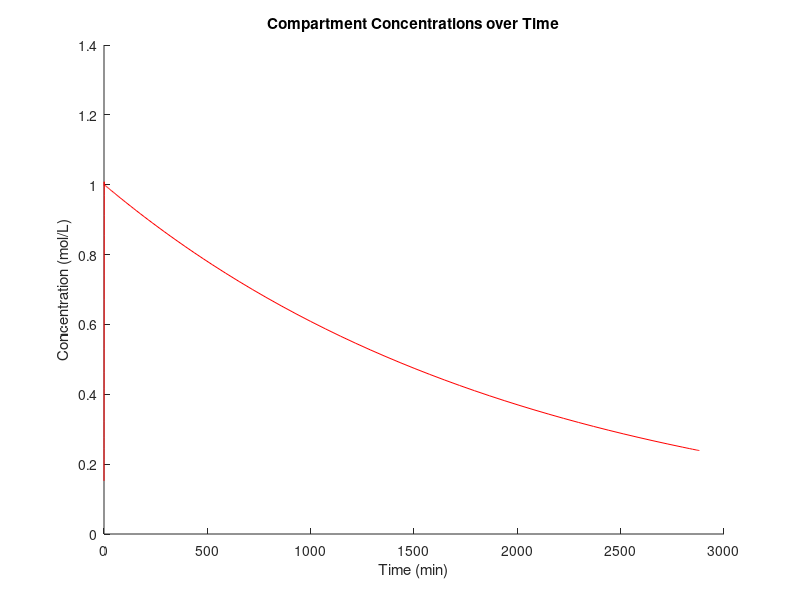

Here is the MATLAB script that generated this plot:
numsimulations = 1;
AA = [zeros([numsimulations 133])];
BB = [zeros([numsimulations 137])];
CC = [zeros([numsimulations 141])];
DD = [zeros([numsimulations 129])];
figure
hold on

for i = 1:numsimulations

% Define the number of random numbers
n = 6;

% Define the ranges for each number as [min, max]

ranges = [
    0.04, 0.54;  % Range for Rhamnose
    0.004, 0.2;  % Range for Arabinose
    0.01, 0.73; % Range for Glucose 
    0, 0.26;  % Range for Galactose
    0, 0.19; % Range for Xylose
    0.025, 0.07   % Range for Mannose 
];

% Generate random numbers within the defined ranges
randomNumbers = zeros(1, n);
for i = 1:n
    randomNumbers(i) = ranges(i, 1) + (ranges(i, 2) - ranges(i, 1)) * rand();
end

% Calculate the adjustment factor
total = sum(randomNumbers);
adjustmentFactor = 1 / total;

% Adjust the numbers to sum to 1 while maintaining their proportion
adjustedNumbers = randomNumbers * adjustmentFactor;

RhaPer = adjustedNumbers(1);
AraPer = adjustedNumbers(2);
GluPer = adjustedNumbers(3);
FucPer = adjustedNumbers(4);
GalPer = adjustedNumbers(5);
ManPer = adjustedNumbers(6);

%Parameters
ST = 0;
CW = 0.05;
GLU = 1e-4;
PYR = 1e-8;
LAC = 1e-3;
ACL = 2e-6;
PRO = 0.02;
ACP = 4e-4;
ACE = 0.07;
ACA = 1e-3;
BUT = 0.01;
ACB = 2e-4;
VAL = 0.0008;
ACV = 2e-4;
CH4 = 0.03;
CO2 = 0.7;
H2 = 0.0005;
HCO3 = 0.08;
HPLUS = 3e-7;
NADH = 1e-3;
NAD = 1e-3;
ATP = 1.5e-3;
ADP = 1.5e-3;
MDM = 2;

k = 1;
C = 10;
KA = 1e2;
KA1 = 0.0001;
KA2 = 0.005;
KCW = 0.0008;
KOUTCW = 0.0001;
KST = 0.003;
KOUTST = 0.0001;
KM = 0.0001;
KMU = 0.075;
MUBAS = 0.001;

%Constants
F = 96.487;
R = 0.00831451;
T = 311;
Gibbs = -9;

%Redox potientials
EvOV = 0.512;        %Pyruvate/Valerate
EvOL = 0.418;        %Lactate/Propionate
EvOPP = 0.318;       %Pyruvate/Propionate
EvOP = 0.229;        %Pyruvate/Lactate
EvOCO2ch = 0.170;    %CO2/CH4
EvOCO2ac = 0.124;    %CO2/Acetate
EvOH = 0;            %H+/H2
EvON = -0.113;       %NAD/NADH
EvOA = -0.228;       %Acetate/Pyruvate
EvOG = -0.290;       %Pyruvate/Glucose

%pKA values
pKhco = 7.74;        %HCO3-
pKlac = 3.86;        %Lactate
pKpro = 4.87;        %Propionate
pKace = 4.75;        %Acetate
pKbut = 4.82;        %Butyrate
pKval = 4.84;        %Valerate

%Auxilliary variables

%Ratio NADH/NAD, ATP/ADP
RNHN = NADH/NAD;
RATDP = ATP/ADP;

%VFA molar proportions
SOMVFA = ACE + ACA + PRO + ACP + BUT + ACB + VAL + ACV;   %Total sum of VFA
PACE = 100 * (ACA + ACE)/SOMVFA;    %Respective proportions of each VFA
PPRO = 100 * (ACP + PRO)/SOMVFA;
PBUT = 100 * (ACB + BUT)/SOMVFA;
PVAL = 100 * (ACV + VAL)/SOMVFA;
ACEsPRO = (ACE + ACA)/(PRO + ACP);  %Acetate to propionate ratio

%pH calculation
PH =-log10(HPLUS);                  %pH calculation in a mechanistic way
PHVFA = 6.96 - 6.94 * SOMVFA;       %pH calculation in an empirical way using [VFA - volatile fatty acids]
PHCO3 = pKhco + log10(HCO3/CO2);      %Calculation for each acid using pKa
PHACE = pKace + log10(ACE/ACA);
PHPRO = pKpro + log10(PRO/ACP);
PHBUT = pKbut + log10(BUT/ACB);
PHLAC = pKlac + log10(LAC/ACL);
PHVAL = pKval + log10(VAL/ACV);

%Gas pressures
PRES = CH4 + CO2 + H2;        %Total pressure in the rumen
XCH4 = CH4/PRES;              %Partial pressures
XCO2 = CO2/PRES;
XH2 = H2/PRES;

%Thermodynamical variables

%Standard potentials of each redox couple at rumen pH
Ev0pHN = EvON - (R*T / (2*F)) * log(10) * PH;
Ev0pHG = EvOG - (6*R*T/(8*F)) * log(10) * PH;
Ev0pHP = EvOP - (R*T/F) * log(10) * PH;
Ev0pHL = EvOL - (R*T/F) * log(10) * PH;
Ev0pHPP = EvOPP - (R*T/F) * log(10) * PH;
Ev0pHA = EvOA - (R*T/F) * log(10) * PH;
Ev0pHH = EvOH - (R*T/F) * log(10) * PH;
Ev0pHCch = EvOCO2ch - (R*T/F) * log(10) * PH;
Ev0pHCac = EvOCO2ac - (7*R*T/(8*F)) * log(10) * PH;
Ev0pHV = EvOV - (7*R*T/(6*F)) * log(10) * PH;

%Standard potentials of rxns at rumen pH
Ev0pHr1 = Ev0pHN - Ev0pHG;
Ev0pHr2 = Ev0pHP - Ev0pHN;
Ev0pHr3 = Ev0pHL - Ev0pHN;
Ev0pHr4 = Ev0pHPP - Ev0pHN;
Ev0pHr5 = Ev0pHN - Ev0pHA;
Ev0pHr7 = Ev0pHV - Ev0pHN;
Ev0pHr8 = Ev0pHCch - Ev0pHN;
Ev0pHr9 = Ev0pHCac - Ev0pHN;
Ev0pHr10 = Ev0pHH - Ev0pHN;

%Gibbs energies of the rxns
G0pHr1 = -4*F * Ev0pHr1;
G0pHr2 = -2*F * Ev0pHr2;
G0pHr3 = -2*F * Ev0pHr3;
G0pHr4 = -4*F * Ev0pHr4;
G0pHr5 = -2*F * Ev0pHr5;
G0pHr6 = -177.7 + R*T * log(10) * PH;
G0pHr7 = -6*F * Ev0pHr7;
G0pHr8 = -8*F * Ev0pHr8;
G0pHr9 = -8*F * Ev0pHr9;
G0pHr10 = -2*F * Ev0pHr10;

%Gibbs energy for ATP formation
G0ATPpH = Gibbs + R*T * log(10) * PH;

%Equilibrium constants of the rxns
Keq1 = exp(-(G0pHr1 + 2*G0ATPpH)/R*T);
Keq2 = exp(Ev0pHr2 /(R*T/2*F));
Keq3 = exp(Ev0pHr3 /(R*T/2*F));
Keq4 = exp(-(G0pHr4 + G0ATPpH) /R*T);
Keq5 = exp(-(G0pHr5 + G0ATPpH) /R*T);
Keq6 = exp(-(G0pHr6 + G0ATPpH) /R*T);
Keq7 = exp(-G0pHr7 /R*T);
Keq8 = exp(-(G0pHr8 + G0ATPpH) /R*T);
Keq9 = exp(-(G0pHr9 + 0.25*G0ATPpH) /R*T);
Keq10 = exp((EvOH - EvON) /(R*T/2*F));
Keq11 = 1/10^(-pKhco);
Keq12 = 1/10^(-pKlac);
Keq13 = 1/10^(-pKpro);
Keq14 = 1/10^(-pKace);
Keq15 = 1/10^(-pKbut);
Keq16 = 1/10^(-pKval);

%Gibbs energy of the rxns in rumen conditions
Gr1 = G0pHr1 + 2*G0ATPpH + R*T * log(((PYR^2)*(NADH^2)*(ATP^2)) / (GLU *(NAD^2)*(ADP^2)));
Gr2 = G0pHr2 + R*T * log((LAC * NAD) /(PYR * NADH));
Gr3 = G0pHr3 + R*T * log((PRO * NAD) /(LAC * NADH));
Gr4 = G0pHr4 + G0ATPpH + R*T * log((PRO * ATP * (NAD^2)) /(PYR * ADP * (NADH^2)));
Gr5 = G0pHr5 + G0ATPpH + R*T * log((ACE * NADH * CO2 * ATP) /(PYR * NAD * ADP));
Gr6 = G0pHr6 + G0ATPpH + R*T * log((BUT * ATP * (CO2^2))/((PYR^2) * ADP));
Gr7 = G0pHr7 + R*T * log((VAL * CO2 * (NAD^3))/((PYR^2) * (NADH^3)));
Gr8 = G0pHr8 + G0ATPpH + R*T * log((CH4 * (NAD^4)* ATP)/(CO2 * (NADH^4) * ADP));
Gr9 = G0pHr9 + 0.25*G0ATPpH + R*T * log((ACE * (NAD^4) * (ATP^(0.25))) /((CO2^2) * (NADH^4) * (ADP^(0.25))));
Gr10 = G0pHr10 + R*T * log((H2 * NAD)/NADH);
Gr11 = R*T * log((CO2/HCO3)/Keq11);
Gr12 = R*T * log((ACL/LAC)/Keq12);
Gr13 = R*T * log((ACP/PRO)/Keq13);
Gr14 = R*T * log((ACA/ACE)/Keq14);
Gr15 = R*T * log((ACB/BUT)/Keq15);
Gr16 = R*T * log((ACV/VAL)/Keq16);

%Potential values of each couple
ENAD = Ev0pHN + (R*T/2*F) * log(NAD/NADH);
EGLU = Ev0pHG + (R*T/4*F) * log((PYR^2)/(GLU));
EPYR = Ev0pHP + (R*T/2*F) * log(PYR/LAC);
ELAC = Ev0pHL + (R*T/2*F) * log(LAC/PRO);
EPRO = Ev0pHPP + (R*T/(4*F)) * log(PYR/PRO);
EACE = Ev0pHA +(R*T/2*F) * log((ACE * CO2)/PYR);
EH = Ev0pHH + (R*T/2*F) * log(1/H2);
ECO2ch = Ev0pHCch + (R*T/8*F) * log(CO2/CH4);
ECO2ac = Ev0pHCac + (R*T/8*F) * log(CO2^2/ACE);
EVAL = Ev0pHV + (R*T/6*F) * log((PYR^2)/(VAL * CO2));

%Determination of average redox potential in the rumen
H2M = 0.0008143 * H2;         %Gas concentrations determined thanks to the Henry constant
CO2M = 0.0229 * CO2;
CH4M = 2 * 10^(-5) * CH4;

SOMOL = GLU + PYR + LAC + PRO + ACE + VAL + NAD + NADH + H2M + HPLUS + CO2M + CH4M;

PROPNAD = (NAD + NADH) /SOMOL;   %Calculation of the weighting aﬀected to eachredox couple
PROPGLPY = (GLU + (2/7)*PYR) /SOMOL;
PROPPYLA = ((1/7)*PYR + (1/2)*LAC) /SOMOL;
PROPLAPRO = ((1/2)*LAC + (1/2)*PRO) /SOMOL;
PROPPROPY = ((1/2)*PRO + (1/7)*PYR) /SOMOL;
PROPPYAC = ((1/7)*PYR + (1/2)*ACE + (1/5)*CO2M) /SOMOL;
PROPHPH2 = (HPLUS + H2M) /SOMOL;
PROPCOCH4 = ((1/5)*CO2M + CH4M) /SOMOL;
PROPCOAC = ((2/5)*CO2M + (1/2)*ACE) /SOMOL;
PROPPYVAL = ((2/7)*PYR + VAL +(1/5)*CO2M) /SOMOL;
EPMOY = (ENAD * PROPNAD) + (EGLU * PROPGLPY) + (EPYR * PROPPYLA) + (ELAC * PROPLAPRO) + (EPRO * PROPPROPY) + (EACE * PROPPYAC) + (EH * PROPHPH2) + (ECO2ch * PROPCOCH4) + (ECO2ac * PROPCOAC) +(EVAL * PROPPYVAL);

%Difference to average potential
DEGLU = EPMOY - EGLU;
DEPYR = EPYR - EPMOY;
DELAC = ELAC - EPMOY;
DEPRO = EPRO - EPMOY;
DEACE = EPMOY - EACE;
DEH = EH - EPMOY;
DECO2CH = ECO2ch - EPMOY;
DECO2AC = ECO2ac - EPMOY;
DEVAL = EVAL - EPMOY;

%Potentials of oxydoreduction rxns
Evr1 = ENAD - EGLU;
Evr2 = EPYR - ENAD;
Evr3 = ELAC - ENAD;
Evr4 = EPRO - ENAD;
Evr5 = ENAD - EACE;
Evr7 = EVAL - ENAD;
Evr8 = ECO2ch - ENAD;
Evr9 = ECO2ac - ENAD;
Evr10 = EH - ENAD;

%Params of Pulse signal
amplitude = 50/180;             %Amplitude of pulse
pulse_duration = 1;             %Duration of each pulse
t_start = 0;                    %Time of the first pulse
period = 1440;                  %Period of pulse repetition
t_end = 2880;                   %Total simulation time
t = 0:t_end;                    %Time vector

%Cell wall compartment (CW)

%INCW pulse signal
INCW = amplitude * (mod(t - t_start, period) < pulse_duration);
%Interpolate INCW to make it continuous for the ODE solver
INCW_interp = @(t_interp) interp1(t, INCW, t_interp, 'previous', 0);

CWGLU = KCW * GluPer * CW;
OUTCW = KOUTCW * CW;

%Starch compartment (ST)

%INST pulse signal
INST = amplitude * (mod(t - t_start, period) < pulse_duration);
%Interpolate INST to make it continuous for the ODE solver
INST_interp = @(t_interp) interp1(t, INST, t_interp, 'previous', 0);

STGLU = KST * ST;
OUTST = KOUTST * ST;

%Glucose compartment (GLU)

    %Glucose-pyruvate (1)
GLPY = 2E10 * GLU * (NAD)^2 * (ADP)^2 * exp(C * DEGLU);
PYGL = (2E10/Keq1) * (PYR)^2 * (NADH)^2 * (ATP)^2 * exp(-C * DEGLU);
OUTGLU = 0.0001 * GLU;

%Pyruvate compartment (PYR)
OUTPY = KA2 * PYR;
    %Pyruvate-lactate (2)
PYLA = k * PYR * NADH * exp(C * DEPYR);
LAPY = (k/Keq4) * PRO * ATP * NAD * exp(-C * DEPRO);
    %Pyruvate-propionate (4) via succinate
PYPRO = 100 * k * PYR * ADP * (NADH)^2 * exp(C * DEPRO);
PROPY =(100 * k/Keq4) * PRO * ATP * (NAD)^2 * exp(-C * DEPRO);
    %Pyruvate-acetate (5)
PYAC = 10000 * k * PYR * NAD * ADP * exp(C * DEACE);
ACPY = (10000 * k/Keq5) * ACE * NADH * CO2 * ATP * exp(-C * DEACE);
    %Pyruvate-butyrate (6)
PYBU = 1000 * k * (PYR)^2 * ADP;
BUPY = (1000 * k/Keq6) * BUT * ATP * (CO2)^2;
    %Pyruvate-valerate (7)
PYVAL = k * (PYR)^2 * (NADH)^3 * exp(C * DEVAL);
VALPY = (k /Keq7) * VAL * CO2 * (NAD)^3 * exp(-C * DEVAL);

%Lactate compartment (LAC)
OUTLAC = KA2 * LAC;
    %Lactate-propionate (3)
LAPRO = k * LAC * NADH * exp(C * DELAC);
PROLA = (k /Keq3) * PRO * NAD * exp(-C * DELAC);
    %Lactic acid formation (12)
LACA = KA * LAC * HPLUS;
ALAC = (KA /Keq12) * ACL;

%Microbial compartment
%diff(MDM,t) == CRMDM - LYSMDM - OUTMDM;
OUTMDM = KM * MDM;
CRMDM = MUBAS * MDM * exp(KMU * (RATDP - 1));
LYSMDM = MUBAS * MDM * exp(-KMU * (RATDP - 1));
BCRMDM = CRMDM - LYSMDM;          %Apparent Growth
SCRMDM = max(0, BCRMDM - 0);      %Replace RAMP(BCRMDM,0) with max(0, BCRMDM - 0)
MUAMDM = 60 * BCRMDM/MDM;         %Apparent growth rate in h^−1
MURMDM = 60 * CRMDM/MDM;          %Real growth rate in h^−1
UTCM = CRMDM/25;                  %C mol used for growth
    %ATP utilizing ﬂow by microorganisms
ATPMM = 0.001 * 1.6 * MDM/60;     %Maintenance
BESATPM = CRMDM/30;               %Growth
    %C outﬂow for microorganism growth
PYMIC = BCRMDM/25;                %C pyruvate mol used
    %NADH utilizing ﬂow by microorganisms
NADHMM = 1*10^(-5) * MDM;         %Maintenance
BESNADHM = 0.5 * UTCM;            %Growth


%DEs for the ODE solver:
ode_system = @(t, y) [
  
  %y(1) corresponds to CW
  %dCW/dt = INCW - CWGLU - OUTCW
  INCW_interp(t) - KCW * GluPer * y(1) - KOUTCW * y(1);

  %y(2) corresponds to ST
  %dST_dt = INST_interp(t) - STGLU - OUTST
  %INST_interp(t) - KST * y(2) - KOUTST * y(2);

  %y(3) corresponds to GLU
  %dGLU_dt = CWGLU + STGLU + PYGL - GLPY - OUTGLU
  %(KCW * y(1)) + (KST * y(2)) + ((2E10/Keq1) * (PYR)^2 * (NADH)^2 * (ATP)^2 * exp(-C * DEGLU)) - (2E10 * y(3) * (NAD)^2 * (ADP)^2 * exp(C * DEGLU)) - (0.0001 * y(3));

  %y(4) corresponds to PYR
  %dPYR_dt = 2*GLPY - 2*PYGL + ACPY - PYAC + LAPY - PYLA + 2*BUPY - 2*PYBU + PROPY - PYPRO + 2*VALPY - 2*PYVAL - PYMIC - OUTPY
  %2*GLPY - 2*PYGL + ACPY - (10000 * k * y(4) * NAD * ADP * exp(C * DEACE)) + LAPY - (k * y(4) * NADH * exp(C * DEPYR)) + 2*BUPY - 2*(1000 * k * (y(4))^2 * ADP) + PROPY - (100 * k * y(4) * ADP * (NADH)^2 * exp(C * DEPRO)) + 2*VALPY - 2*(k * (y(4))^2 * (NADH)^3 * exp(C * DEVAL)) - PYMIC - (KA2 * y(4));

  %y(5) corresponds to LAC
  %dLAC_dt = -LAPY + PYLA - LAPRO + PROLA - LACA + ALAC - OUTLAC
  %-(LAPY) + PYLA - (k * y(5) * NADH * exp(C * DELAC)) + PROLA - (KA * y(5) * HPLUS) + ALAC - (KA2 * y(5));


];

%Initial conditions: [CW, ST, GLU, PYR
%initial_conditions = [CW, ST, GLU, PYR, LAC];
initial_conditions = [CW];
%Solve the system of DEs using ode45
[t_sol, y_sol] = ode45(ode_system, [0 t_end], initial_conditions);

%soln = ode45(ode_system, [0 t_end], initial_conditions)

%Extract solutions
CW_sol = y_sol(:, 1);
%ST_sol = y_sol(:, 2);
%GLU_sol = y_sol(:, 3);
%PYR_sol = y_sol(:, 4);
%LAC_sol = y_sol(:, 5);

%Check the values of the solved ODE
%disp('LAC Values')
%disp(LAC_sol)
%Plot the solution
%figure;
%plot(t_sol, CW_sol, 'b', 'DisplayName', 'CW');

plot(t_sol, CW_sol/y_sol(21), 'r', 'DisplayName', 'CW_percentage');
for j = 1:size(y_sol,1)
    if(size(y_sol,1)==size(AA,2))
        AA(i,j)=y_sol(j);
    elseif(size(y_sol,1)==size(BB,2))
        BB(i,j)=y_sol(j);
    elseif(size(y_sol,1)==size(CC,2))
       CC(i,j)=y_sol(j);
    else
        DD(i,j)=y_sol(j);
    end
end
%plot(soln);

%plot(t_sol, ST_sol, 'r', 'DisplayName', 'ST');
hold on;
%plot(t_sol, GLU_sol, 'm', 'DisplayName', 'GLU');
hold on;
%plot(t_sol, PYR_sol, 'p', 'DisplayName', 'PYR');
hold on;
%plot(t_sol, LAC_sol, 'c', 'DisplayName', 'LAC');
xlabel('Time (min)');
ylabel('Concentration (mol/L)');
%legend show;
title('Compartment Concentrations over Time');

end

hold off
disp('AA');
disp(AA);
disp('BB');
disp(BB);
disp('CC');
disp(CC);
disp('DD');
disp(DD);

%Plot the pulse for reference
%figure;
%plot(t, INCW, 'b', 'DisplayName', 'INCW');
%hold on;
%plot(t, INST, 'g', 'DisplayName', 'INST');
%xlabel('Time');
%ylabel('Pulse Signal');
%legend show;
%title('Pulse Signals');

